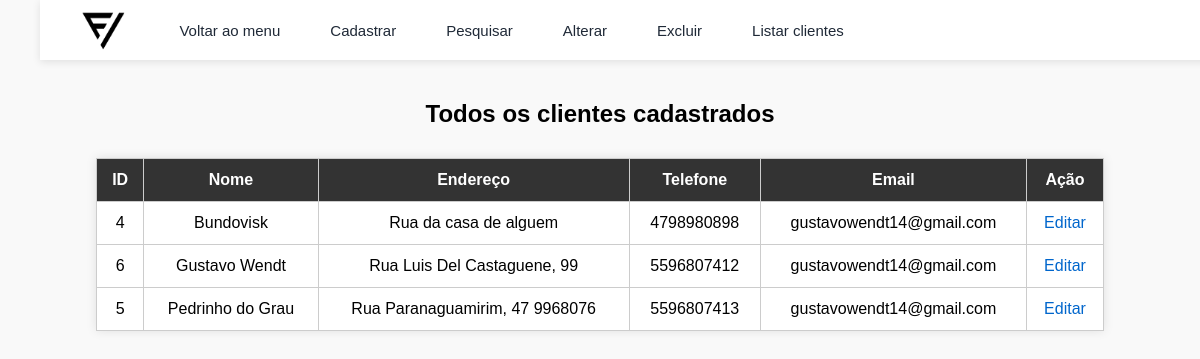
The app's page /conexao/Conexao_PDO/buscarCliente.php with its own data.
### tables this page shows
CREATE TABLE `cliente` (
  `id_cliente` int(11) NOT NULL,
  `nome` varchar(50) DEFAULT NULL,
  `endereco` varchar(80) DEFAULT NULL,
  `telefone` varchar(20) DEFAULT NULL,
  `email` varchar(50) DEFAULT NULL
);

### conexao/Conexao_PDO/buscarCliente.php (the view, shortened to what this page needs)
<?php
$conexao = conectarBanco();
$sql = "SELECT id_cliente, nome, endereco, telefone, email FROM cliente ORDER BY nome ASC";
$stmt = $conexao->prepare($sql);
$stmt->execute();
$clientes = $stmt->fetchAll();
?>
<!DOCTYPE html>
<html lang="pt-br">
<head>
    <link rel="stylesheet" type="text/css" href="CSS/Staly.css">
</head>
<body>
    <h2>Todos os clientes cadastrados</h2>
    <?php if(!$clientes): ?>
        <p>Nenhum cliente encontrado no banco de dados.</p>
    <?php else: ?>
        <table>
            <tr>
                <th>ID</th>
                <th>Nome</th>
                <th>Endereço</th>
                <th>Telefone</th>
                <th>Email</th>
                <th>Ação</th>
            </tr>
            <?php foreach ($clientes as $cliente): ?>
                <tr>
                    <td><?= htmlspecialchars($cliente["id_cliente"]) ?></td>
                    <td><?= htmlspecialchars($cliente["nome"]) ?></td>
                    <td><?= htmlspecialchars($cliente["endereco"]) ?></td>
                    <td><?= htmlspecialchars($cliente["telefone"]) ?></td>
                    <td><?= htmlspecialchars($cliente["email"]) ?></td>
                    <td>
                        <a href="atualizarCliente.php?id=<?= $cliente["id_cliente"]?>">Editar</a>
                    </td>
                </tr>
            <?php endforeach; ?>
        </table>
    <?php endif; ?>
    <ul>
        <li class="dropdow logo-item">
            <img src="LogoForneInjet.png" alt="Logo Fornjet" height="60" width="60">
        </li>
        <li class="dropdow">
            <a href="javascript:void(0)" class="dropbtn">Voltar ao menu</a>
        </li>
        <li class="dropdow">
            <a href="javascript:void(0)" class="dropbtn">Cadastrar</a>
        </li>
        <li class="dropdow">
            <a href="javascript:void(0)" class="dropbtn">Pesquisar</a>
        </li>
        <li class="dropdow">
            <a href="javascript:void(0)" class="dropbtn">Alterar</a>
        </li>
        <li class="dropdow">
            <a href="javascript:void(0)" class="dropbtn">Excluir</a>
        </li>
        <li class="dropdow">
            <a href="javascript:void(0)" class="dropbtn">Listar clientes</a>
        </li>
    </ul>
</body>
</html>

### conexao/Conexao_PDO/CSS/Staly.css (style rules this page uses)
* { margin: 0; padding: 0; box-sizing: border-box; }
body { font-family: 'Segoe UI', sans-serif; background-color: #F9FAFB; padding-top: 60px; }
ul { list-style-type: none; background-color: #FFFFFF; position: fixed; top: 0; width: 100%; height: 60px; display: flex; align-items: center; justify-content: flex-start; box-shadow: 0 2px 8px rgba(0, 0, 0, 0.1); z-index: 999; padding-left: 20px; }
li { position: relative; margin-right: 10px; }
li a, .dropbtn { display: inline-block; color: #1F2937; text-align: center; padding: 14px 20px; text-decoration: none; font-size: 15px; font-weight: 500; border-radius: 6px; transition: background-color 0.3s, color 0.3s; }
.logo-item img { height: 50px; width: auto; margin-right: 16px; }

### conexao/Conexao_PDO/buscarCliente.php (style rules this page uses)
body { font-family: Arial, sans-serif; margin: 40px; background-color: #f9f9f9; }
h2 { text-align: center; margin-bottom: 30px; }
table { width: 90%; margin: 0 auto; border-collapse: collapse; background-color: #fff; box-shadow: 0 0 10px rgba(0, 0, 0, 0.1); }
th, td { padding: 12px; text-align: center; border: 1px solid #ccc; }
th { background-color: #333; color: white; }
td a { color: #0066cc; text-decoration: none; }
.logo-item img { margin: 5px 10px; vertical-align: middle; }

### records on screen
cliente: id_cliente "4", nome "Bundovisk", endereco "Rua da casa de alguem", telefone "4798980898", email "gustavowendt14@gmail.com"
cliente: id_cliente "6", nome "Gustavo Wendt", endereco "Rua Luis Del Castaguene, 99", telefone "5596807412", email "gustavowendt14@gmail.com"
cliente: id_cliente "5", nome "Pedrinho do Grau", endereco "Rua Paranaguamirim, 47 9968076", telefone "5596807413", email "gustavowendt14@gmail.com"
